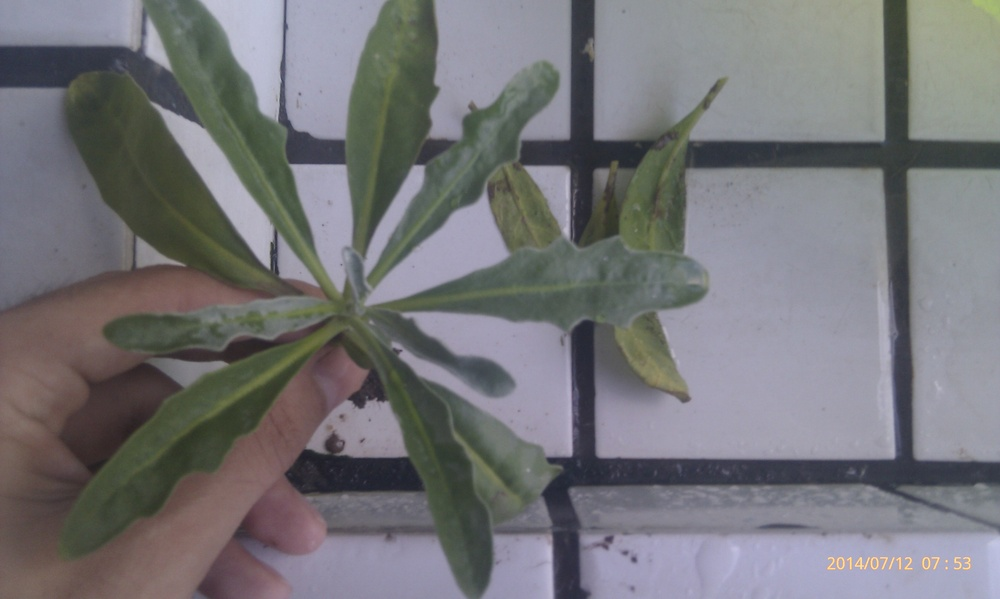
//> input picture 第一章/testOpencv/flower.jpg, 1000 x 599 px, shrunk from 2592 x 1552 before the run, given in place of the camera
$ ./调用摄像头   (built with g++ and OpenCV 4)
//> lines starting //> are read from the running program, lines starting //| are printed output that depends on the picture
### 第一章/调用摄像头/pch.h
// 入门提示:
//   1. 使用解决方案资源管理器窗口添加/管理文件
//   2. 使用团队资源管理器窗口连接到源代码管理
//   3. 使用输出窗口查看生成输出和其他消息
//   4. 使用错误列表窗口查看错误
//   5. 转到“项目”>“添加新项”以创建新的代码文件，或转到“项目”>“添加现有项”以将现有代码文件添加到项目
//   6. 将来，若要再次打开此项目，请转到“文件”>“打开”>“项目”并选择 .sln 文件

#ifndef PCH_H
#define PCH_H

// TODO: 添加要在此处预编译的标头

#endif //PCH_H

### 第一章/调用摄像头/调用摄像头.cpp
// 调用摄像头.cpp : 此文件包含 "main" 函数。程序执行将在此处开始并结束。
//

#include "pch.h"
#include <iostream>
#include<opencv2/opencv.hpp>
using namespace cv;

int main()
{
	Mat edge;
	VideoCapture capture(0);

	while (1) {
		Mat frame;
		capture >> frame;
//> frame is the input picture: 599 rows x 1000 cols, CV_8UC3; mean B, G, R 119.6, 116.5, 116.9

		cvtColor(frame, edge, CV_BGR2GRAY); //转换成灰度图像
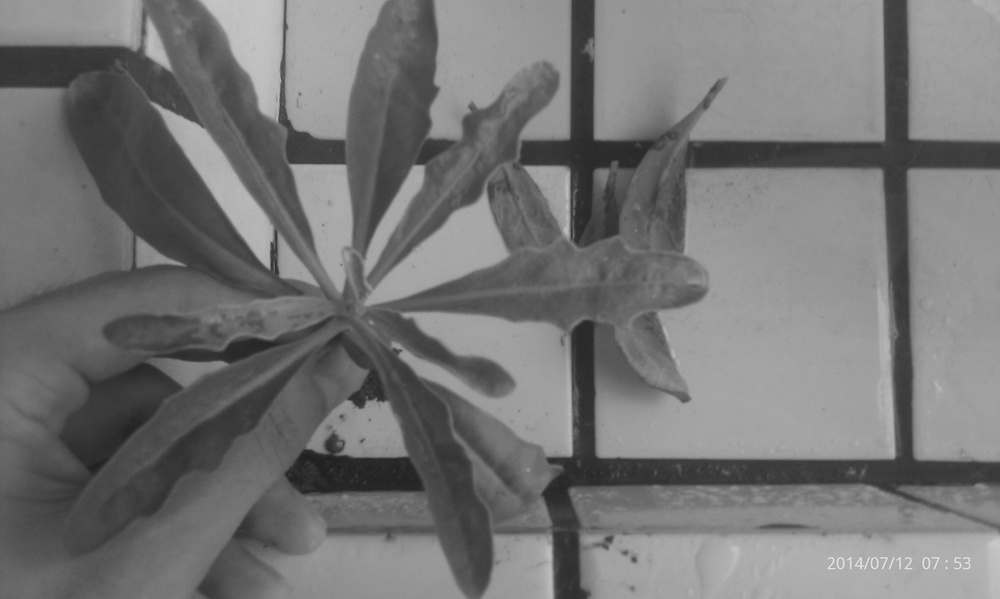
//> edge: 599 rows x 1000 cols, CV_8UC1; min 30, max 232, mean 117
		blur(edge, edge, Size(7, 7)); //先使用3*3内核来降噪
		Canny(edge, edge, 0, 30, 3);
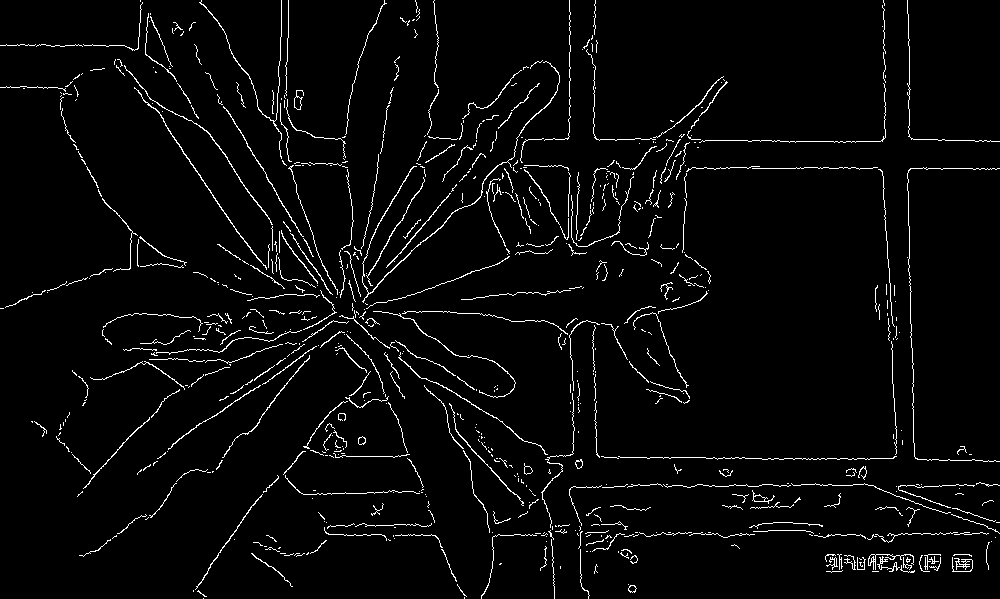
//> edge: 599 rows x 1000 cols, CV_8UC1; 3.4% white in thin lines or dots
		imshow("被canny后的视频【效果图】", edge);
		waitKey(30);
	}
	return 0;
}

// 运行程序: Ctrl + F5 或调试 >“开始执行(不调试)”菜单
// 调试程序: F5 或调试 >“开始调试”菜单

// 入门提示:
//   1. 使用解决方案资源管理器窗口添加/管理文件
//   2. 使用团队资源管理器窗口连接到源代码管理
//   3. 使用输出窗口查看生成输出和其他消息
//   4. 使用错误列表窗口查看错误
//   5. 转到“项目”>“添加新项”以创建新的代码文件，或转到“项目”>“添加现有项”以将现有代码文件添加到项目
//   6. 将来，若要再次打开此项目，请转到“文件”>“打开”>“项目”并选择 .sln 文件
